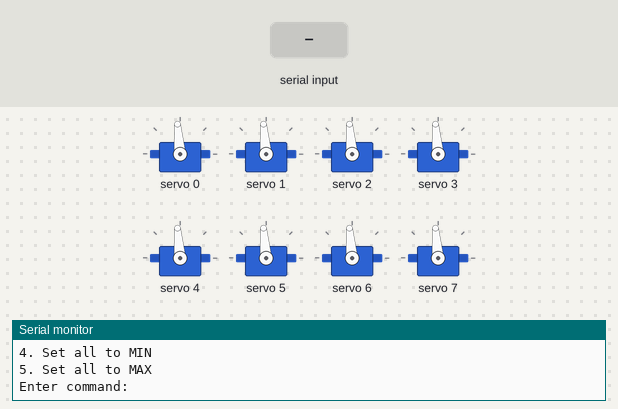
Recording of a sketch running on a simulated Arduino Uno, built with avr-gcc and run on an emulated ATmega328P. Parts: 8 × servo, the last lines printed to the serial monitor. The inputs (shaded band) are chosen by the test bench.

Above: at 4.5 s.
4.6 s: "1" received over Serial
At 5.2 s:
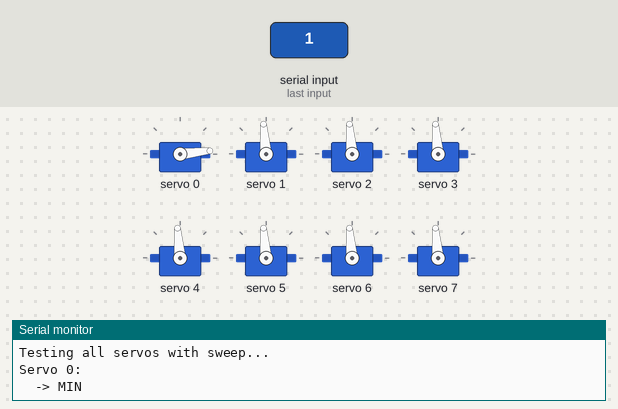
At 6.8 s:
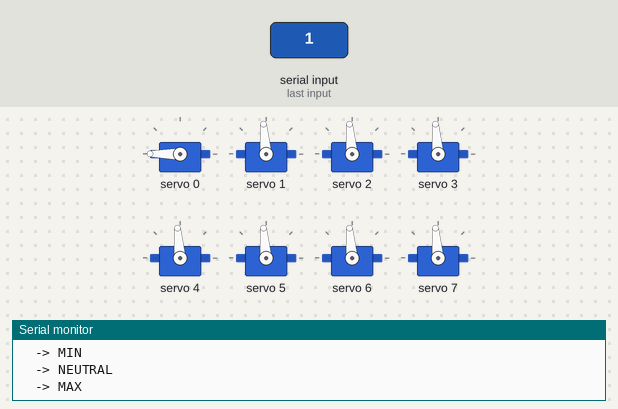
Timing chart, 0 to 26.4 s (numbered marks = the images above; inputs shaded):
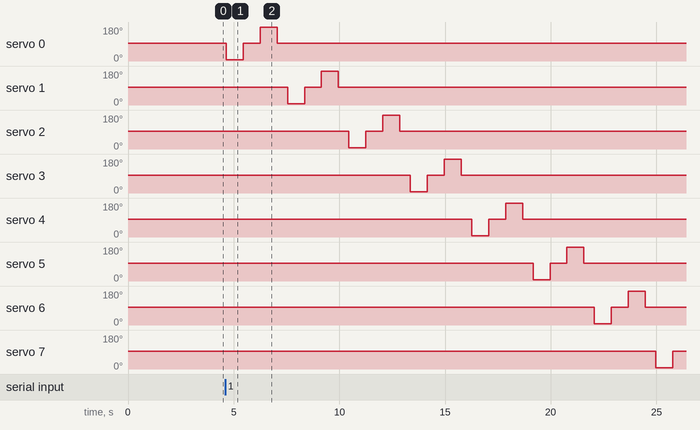

Measured:
- after the input at 4.6 s, servo 0: 95° → 6° after 0.05 s, → 95° 0.80 s later, → 180° 0.80 s later, → 95° 0.80 s later; servo 1: 95° → 6° after 3.0 s, → 95° 0.80 s later, → 180° 0.80 s later, → 95° 0.80 s later

The sketch:

servo_test.ino
```cpp
/*
Servo Driver Test - PCA9685 and Servo Motor Test
Based on walk_program.ino settings

Hardware:
- PCA9685 Servo Driver (I2C address 0x40)
- Multiple Servo Motors
- Arduino Uno

Test sequence:
1. Initialize PCA9685
2. Test individual servos one by one
3. Sweep test for all servos
4. Report results via Serial
*/

#include <Wire.h>
#include <Adafruit_PWMServoDriver.h>

// PCA9685 I2C address
#define SERVO_DRIVER_ADDR 0x40

// Servo configuration (from walk_program.ino)
#define SERVO_MIN 150    // Min PWM value (0 degrees)
#define SERVO_MAX 600    // Max PWM value (180 degrees)
#define SERVO_NEUTRAL 375  // Mid PWM value (90 degrees)
#define SERVO_FREQ 60    // 60Hz for servos (from walk_program.ino)

#define NUM_SERVOS 8     // Test servos 0-7 (for 4-leg robot)

Adafruit_PWMServoDriver pwm = Adafruit_PWMServoDriver(SERVO_DRIVER_ADDR);

void setup() {
  // Initialize serial communication
  Serial.begin(9600);
  Serial.println("=== PCA9685 Servo Driver Test ===");
  Serial.println();

  // Initialize I2C and PCA9685
  Wire.begin();
  pwm.begin();
  pwm.setPWMFreq(SERVO_FREQ);

  delay(500);

  Serial.println("PCA9685 initialized");
  Serial.print("Frequency: ");
  Serial.print(SERVO_FREQ);
  Serial.println(" Hz");
  Serial.print("PWM Range: ");
  Serial.print(SERVO_MIN);
  Serial.print(" - ");
  Serial.println(SERVO_MAX);
  Serial.println();

  // Set all servos to neutral position
  Serial.println("Setting all servos to NEUTRAL position...");
  for (int i = 0; i < NUM_SERVOS; i++) {
    pwm.setPWM(i, 0, SERVO_NEUTRAL);
    delay(100);
  }
  Serial.println("Done.");
  Serial.println();

  delay(2000);
}

void loop() {
  // Test menu
  Serial.println("=== Servo Test Menu ===");
  Serial.println("1. Test all servos (sweep)");
  Serial.println("2. Test individual servo");
  Serial.println("3. Set all to NEUTRAL");
  Serial.println("4. Set all to MIN");
  Serial.println("5. Set all to MAX");
  Serial.println();
  Serial.println("Enter command:");

  // Wait for serial input
  while (Serial.available() == 0) {
    delay(100);
  }

  char cmd = Serial.read();
  // Clear remaining newline
  while (Serial.available() > 0) {
    Serial.read();
  }

  switch (cmd) {
    case '1':
      testAllServosSweep();
      break;

    case '2':
      testIndividualServo();
      break;

    case '3':
      setAllServos(SERVO_NEUTRAL);
      Serial.println("All servos set to NEUTRAL");
      break;

    case '4':
      setAllServos(SERVO_MIN);
      Serial.println("All servos set to MIN");
      break;

    case '5':
      setAllServos(SERVO_MAX);
      Serial.println("All servos set to MAX");
      break;

    default:
      Serial.println("Invalid command");
      break;
  }

  Serial.println();
  delay(1000);
}

// Test all servos with sweep motion
void testAllServosSweep() {
  Serial.println("Testing all servos with sweep...");

  for (int servoNum = 0; servoNum < NUM_SERVOS; servoNum++) {
    Serial.print("Servo ");
    Serial.print(servoNum);
    Serial.println(":");

    // MIN position
    Serial.println("  -> MIN");
    pwm.setPWM(servoNum, 0, SERVO_MIN);
    delay(800);

    // NEUTRAL position
    Serial.println("  -> NEUTRAL");
    pwm.setPWM(servoNum, 0, SERVO_NEUTRAL);
    delay(800);

    // MAX position
    Serial.println("  -> MAX");
    pwm.setPWM(servoNum, 0, SERVO_MAX);
    delay(800);

    // Back to NEUTRAL
    Serial.println("  -> NEUTRAL");
    pwm.setPWM(servoNum, 0, SERVO_NEUTRAL);
    delay(500);
  }

  Serial.println("Sweep test complete!");
}

// Test individual servo
void testIndividualServo() {
  Serial.println("Enter servo number (0-7):");

  while (Serial.available() == 0) {
    delay(100);
  }

  int servoNum = Serial.parseInt();

  // Clear buffer
  while (Serial.available() > 0) {
    Serial.read();
  }

  if (servoNum < 0 || servoNum >= NUM_SERVOS) {
    Serial.println("Invalid servo number");
    return;
  }

  Serial.print("Testing servo ");
  Serial.println(servoNum);

  // Sweep motion
  Serial.println("MIN -> NEUTRAL -> MAX -> NEUTRAL");

  pwm.setPWM(servoNum, 0, SERVO_MIN);
  delay(1000);

  pwm.setPWM(servoNum, 0, SERVO_NEUTRAL);
  delay(1000);

  pwm.setPWM(servoNum, 0, SERVO_MAX);
  delay(1000);

  pwm.setPWM(servoNum, 0, SERVO_NEUTRAL);
  delay(500);

  Serial.println("Test complete");
}

// Set all servos to specific PWM value
void setAllServos(int pwmValue) {
  for (int i = 0; i < NUM_SERVOS; i++) {
    pwm.setPWM(i, 0, pwmValue);
    delay(50);
  }
}
```
